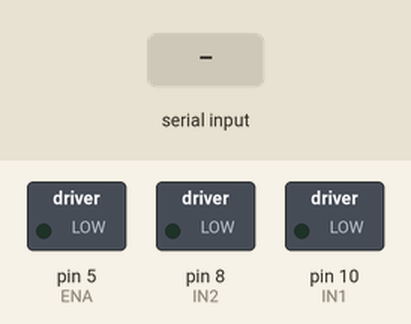
A sketch run on a simulated Arduino Uno, built with avr-gcc and run on an emulated ATmega328P. Parts: switched loads named in the sketch (green lamp = pin HIGH). Inputs (shaded band) come from the test bench.

Above: at 1.2 s.
1.3 s: "A" received over Serial
At 2.6 s:
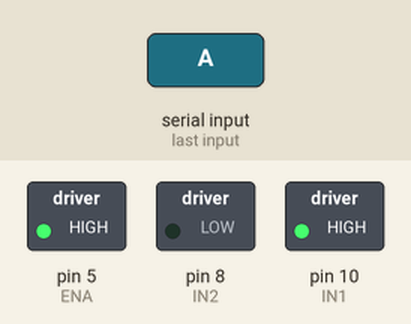
At 4.5 s:
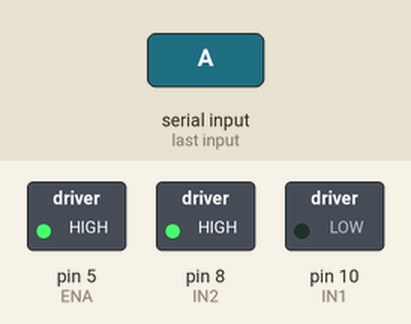
Timing chart, 0 to 12.7 s (numbered marks = the images above; inputs shaded):
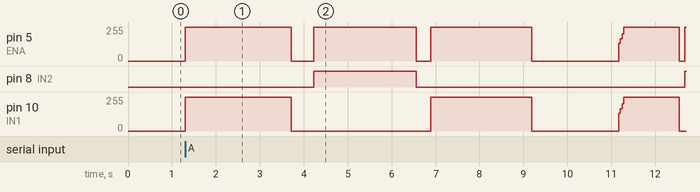

The sketch:

actuatorFunctions.ino
```cpp
// Linear actuator extend / retract functions through an L298N (Motor A).
//
// Pin setup and drive logic are taken from actuator_button.
//
// Wiring: ENA -> D5 (PWM), IN1 -> D10, IN2 -> D8, shared GND with the L298N.
//
// There is no position sensor, so extend()/retract() run the motor for STROKE_MS
// (the time for a full stroke). Assumes the actuator starts fully retracted.

const int ENA = 5;   // PWM pin
const int IN1 = 10;
const int IN2 = 8;

const uint8_t SPEED = 255;                 // 0-255
const unsigned long STROKE_MS = 5000;      // time to travel full stroke; set to your actuator's
const float STROKE_M = 0.10;               // full stroke in meters = tube_prismatic_joint range (0..0.1)

enum Dir { STOPPED, UP, DOWN };

Dir currentDir = STOPPED;   // last direction commanded, used for position tracking
float posM = 0.0;           // estimated tube_prismatic_joint position (m); 0 = retracted

void drive(Dir d) {
  currentDir = d;
  if (d == UP) {
    digitalWrite(IN1, HIGH);
    digitalWrite(IN2, LOW);
    analogWrite(ENA, SPEED);
  } else if (d == DOWN) {
    digitalWrite(IN1, LOW);
    digitalWrite(IN2, HIGH);
    analogWrite(ENA, SPEED);
  } else {
    digitalWrite(IN1, LOW);
    digitalWrite(IN2, LOW);
    analogWrite(ENA, 0);
  }
}

// Extend the actuator fully (blocks until done).
void extendActuator() {
  drive(UP);
  delay(STROKE_MS);
  drive(STOPPED);
  posM = STROKE_M;
}

// Retract the actuator fully (blocks until done).
void retractActuator() {
  drive(DOWN);
  delay(STROKE_MS);
  drive(STOPPED);
  posM = 0.0;
}

// "Excited" motion: switch direction every 2 seconds, up then down, for a few
// cycles (blocks until done). Each leg is shorter than a full stroke, so the
// actuator ends back where it started.
const unsigned long EXCITED_LEG_MS = 1500;
const int EXCITED_CYCLES = 3;

void excitedActuator() {
  for (int i = 0; i < EXCITED_CYCLES; i++) {
    drive(UP);
    delay(EXCITED_LEG_MS);
    drive(DOWN);
    delay(EXCITED_LEG_MS);
  }
  drive(STOPPED);
}

// ---- URDF animation playback: tube_prismatic_joint ----
// Keyframes from Urdf_Animation.effective-motion.json (timeMs, meters). Every
// tangent in that channel is flat (deltaValue 0), so segments are smoothstep curves.
struct Key { unsigned long t; float v; };
const Key TUBE_KEYS[] = {
  {14000, 0.05}, {17000, 0.00}, {18000, 0.05}, {21333, 0.05},
  {22667, 0.08}, {23667, 0.05}, {31000, 0.05}, {31667, 0.10},
  {32000, 0.02}, {32333, 0.10}, {33000, 0.00}, {33667, 0.10},
  {34333, 0.01}, {35000, 0.10}, {35667, 0.01}, {36333, 0.10},
  {37000, 0.05}
};
const int N_TUBE_KEYS = sizeof(TUBE_KEYS) / sizeof(TUBE_KEYS[0]);
const float DEADBAND_M = 0.002;   // stop within 2 mm of the target to avoid chatter

// Joint target (m) at animation time t (ms).
float tubeTargetAt(unsigned long t) {
  if (t <= TUBE_KEYS[0].t) return TUBE_KEYS[0].v;
  for (int i = 1; i < N_TUBE_KEYS; i++) {
    if (t <= TUBE_KEYS[i].t) {
      const Key &a = TUBE_KEYS[i - 1], &b = TUBE_KEYS[i];
      float u = (float)(t - a.t) / (float)(b.t - a.t);
      float s = u * u * (3.0 - 2.0 * u);
      return a.v + (b.v - a.v) * s;
    }
  }
  return TUBE_KEYS[N_TUBE_KEYS - 1].v;
}

// Advance the dead-reckoned position by dtMs at the current direction, then
// pick a direction toward targetM. Clamping to [0, STROKE_M] re-syncs the
// estimate whenever the actuator is pushed against an end stop.
void stepToward(float targetM, unsigned long dtMs) {
  if (currentDir == UP)   posM += STROKE_M * dtMs / STROKE_MS;
  if (currentDir == DOWN) posM -= STROKE_M * dtMs / STROKE_MS;
  posM = constrain(posM, 0.0, STROKE_M);

  float err = targetM - posM;
  Dir want = (err > DEADBAND_M) ? UP : (err < -DEADBAND_M) ? DOWN : STOPPED;
  // At an end stop with the target beyond it, stop instead of stalling the motor.
  if ((want == UP && posM >= STROKE_M) || (want == DOWN && posM <= 0.0)) want = STOPPED;
  if (want != currentDir) drive(want);
}

// Move to targetM and stop (blocks until there).
void moveToPosition(float targetM) {
  unsigned long last = millis();
  do {
    delay(5);
    unsigned long now = millis();
    stepToward(targetM, now - last);
    last = now;
  } while (currentDir != STOPPED);
}

// Play the tube_prismatic_joint animation (blocks until done, ~23 s).
// Assumes posM is accurate on entry (retracted after power-up).
void playTubeAnimation() {
  const unsigned long T0 = TUBE_KEYS[0].t;
  const unsigned long T_END = TUBE_KEYS[N_TUBE_KEYS - 1].t;

  moveToPosition(TUBE_KEYS[0].v);          // get to the animation's start pose

  unsigned long start = millis(), last = start;
  while (true) {
    unsigned long now = millis();
    unsigned long t = T0 + (now - start);
    if (t >= T_END) break;
    stepToward(tubeTargetAt(t), now - last);
    last = now;
    delay(5);
  }
  moveToPosition(TUBE_KEYS[N_TUBE_KEYS - 1].v);
  drive(STOPPED);
}

void setup() {
  pinMode(ENA, OUTPUT);
  pinMode(IN1, OUTPUT);
  pinMode(IN2, OUTPUT);
  drive(STOPPED);
  Serial.begin(9600);
}

void loop() {
  // Serial commands from chatgpt_actuator.py: 'E' = extend, 'R' = retract, 'X' = excited.
  if (Serial.available() > 0) {
    char c = Serial.read();
    if (c == 'E') {
      extendActuator();
      Serial.println("DONE extended");
    } else if (c == 'R') {
      retractActuator();
      Serial.println("DONE retracted");
    } else if (c == 'X') {
      excitedActuator();
      Serial.println("DONE excited");
    } else if (c == 'A') {
      playTubeAnimation();
      Serial.println("DONE animation");
    }
  }
}
```

Measured:
- after the input at 1.3 s, pin 5 (ENA): 0/255 → 255/255 at once, → 0/255 2.4 s later, → 255/255 0.52 s later, → 0/255 2.3 s later, … (12 changes in this stretch); pin 8 (IN2): LOW → HIGH after 2.9 s, → LOW 2.3 s later, → HIGH 6.1 s later
